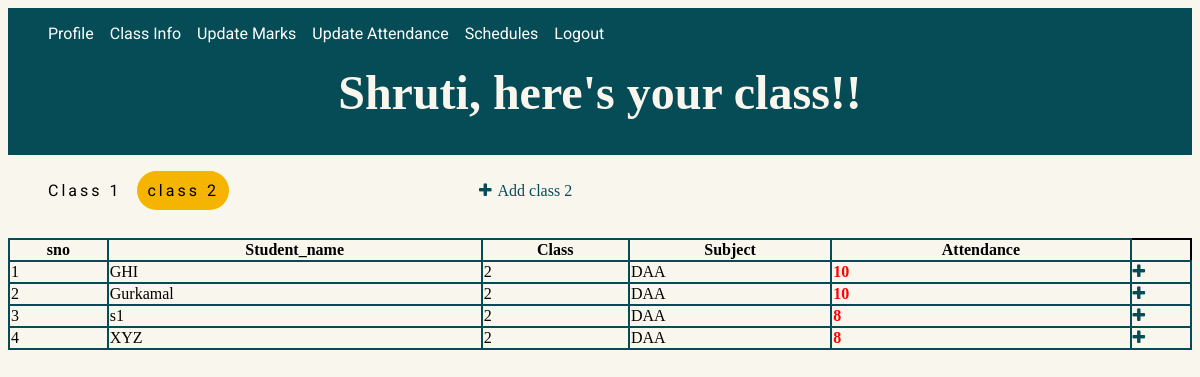
/teachers/update_attendance/attendance_class_2.php?email=teacher1@gmail.com&name=Shruti&class=2 (signed in), run on the app's committed database.
### tables this page shows
CREATE TABLE `students` (
  `username` varchar(20) NOT NULL,
  `email` varchar(40) NOT NULL,
  `password` varchar(20) NOT NULL,
  `class` int(11) NOT NULL
);

CREATE TABLE `tagging` (
  `t_email` varchar(30) NOT NULL,
  `subject` varchar(20) NOT NULL,
  `class_allot` int(11) NOT NULL,
  `total_lectures` int(3) NOT NULL
);

CREATE TABLE `class2_attendance` (
  `st_email` varchar(40) NOT NULL,
  `subject` varchar(30) NOT NULL,
  `attendance` int(3) NOT NULL
);

### teachers/update_attendance/attendance_class_2.php (the view, shortened to what this page needs)
<?php
require_once('db.php');
$name = $_GET['name'];
$email =  $_GET['email'];
$class = $_GET['class'];
$query = "SELECT s.username, s.email, s.Class, tg.subject, att.attendance from students s INNER JOIN teachers t INNER JOIN tagging tg INNER JOIN class".$class."_attendance att ON tg.t_email = t.email AND tg.class_allot = s.class AND s.email = att.st_email AND tg.subject = att.subject WHERE t.email = '$email' AND tg.class_allot = '$class'";
$result = mysqli_query($con,$query);
?>
<!DOCTYPE html>
<html>
<head>
	<link rel="stylesheet" href="theme.css?v=<?php echo time(); ?>">
	<link rel="stylesheet" href="attendance.css?v=<?php echo time(); ?>">
	<link rel="stylesheet" href="https://cdnjs.cloudflare.com/ajax/libs/font-awesome/4.7.0/css/font-awesome.min.css">
</head>
<body>
	<div id="body-header">
	<header style="margin-top: 0px; margin-bottom: 0px; width: auto;">
		<nav style="display: inline-block;">
			<ul>
				<li><a href=<?php echo "../profile.php?email=" .$_GET['email']."&name=".$_GET['name'] ?>>Profile</a></li>
				<li><a href=<?php echo "../class_info.php?email=" .$_GET['email']."&name=".$_GET['name'] ?>>Class Info</a></li>
				<li><a href=<?php echo "../update/update_class_1.php?email=" .$_GET['email']."&name=".$_GET['name']."&class=1" ?>>Update Marks</a></li>
				<li><a href=<?php echo "attendance_class_1.php?email=" .$_GET['email']."&name=".$_GET['name']."&class=1" ?>>Update Attendance</a></li>
				<li><a href=<?php echo "../schedules.php?email=" .$_GET['email']."&name=".$_GET['name']."&class=1" ?>>Schedules</a></li>
				<li><a href="logout.php">Logout</a></li>
			</ul>
		</nav>
	</header>
	<main>
	<?php
	echo"<h1 class='animated-text'>".$name.", here's your class!!</h1>"
	?>
</main>
</div>
<div class="sems">
	<div style="display: inline-block;">
			<ul>
				<li><a href=<?php echo "attendance_class_1.php?email=" .$_GET['email']."&name=".$_GET['name']."&class=1" ?>>Class 1</a></li>
				<li style="background-color:#F4B400;  border-radius: 25px; padding: 10px; width: auto; height: auto; text-align: center;"><a href=<?php echo "attendance_class_2.php?email=" .$_GET['email']."&name=".$_GET['name']."&class=2"?>>class 2</a></li>
			</ul>
		</div>
		<p style = "display: inline-block; margin-left: 20vw;"><a style = "color:#064c56; margin-left:0.5vw;" href= <?php echo 'inc_class.php?class='.$class.'&teacher_email='.$email ?> data-toggle="tooltip" data-placement="top" title="Update!"><i class ="fa fa-plus" aria-hidden="true" style = " margin-right:0.5vw;"></i><?php
	echo "Add class ".$class?></a></td>
</p>
</div>
<div class="marks">
<table style="width: 100%;">
	  <tr>
        <th>sno</th>
    <th>Student_name</th>
    <th>Class</th>
    <th>Subject</th>
<th>Attendance</th>
  </tr>
 	<tr>
		<?php
		$count = 1;
		while($row = mysqli_fetch_assoc($result)){
			?>
            <td><?php echo $count;
            $count = $count + 1;
            ?></td>
			<td>  <?php echo $row['username'];  ?>  </td>
			<td>  <?php echo $row['Class'];  ?>  </td>
			<td>  <?php echo $row['subject'];  ?>  </td>
			<td style = "color:red; font-weight:bold;">  <?php echo $row['attendance'];  ?>  </td>
			<td><a style = "color:#064c56" href= <?php echo 'inc_attendance.php?student_email='.$row['email'].'&subject='.$row['subject'].'&class='.$class."&teacher_email=".$email."&teacher_name=".$name?> data-toggle="tooltip" data-placement="top" title="Update!"><i class ="fa fa-plus" aria-hidden="true"?></i></a></td>
			</tr>
			<?php
		}
		?>
</table>
</div>
</body>
</html>

### teachers/update_attendance/theme.css (style rules this page uses)
#body-header { background-image: url("../../images/theme.png"); height: auto; width: auto; background-position: cover; background-attachment: fixed; }
li { text-decoration: none; display: inline-block; padding-right: 1vw; font-family: 'roboto'; color: whitesmoke; font-size: 2vh; }
a:link { color: white; background-color: transparent; text-decoration: none; }
header { display: flex; flex-direction: row; flex-wrap: wrap; align-items: center; }
main { text-align: center; font-size: 2vw; height: auto; color: #F9F6EE; padding-bottom: 0.2vw; }
main h1 { margin-top: 0.5vw; }
.sems ul li a { font-size: 2vh; letter-spacing: 0.25vw; color: black; }
body { background-color: #F9F6EE; display: flex; flex-direction: column; flex-wrap: wrap; }

### teachers/update_attendance/attendance.css (style rules this page uses)
table, th, td { border: 2px solid black; border-collapse: collapse; }
th, td { border-color: #064c56; }
body { background-color: #F9F6EE; display: flex; flex-direction: column; flex-wrap: wrap; }
table { margin-top: 1vw; }

### data on the page
students: username "GHI", class "2", tagging.subject "DAA", class2_attendance.attendance "10"
students: username "Gurkamal", class "2", tagging.subject "DAA", class2_attendance.attendance "10"
students: username "s1", class "2", tagging.subject "DAA", class2_attendance.attendance "8"
students: username "XYZ", class "2", tagging.subject "DAA", class2_attendance.attendance "8"

### other printed values
$name "Shruti"
$class "2"
